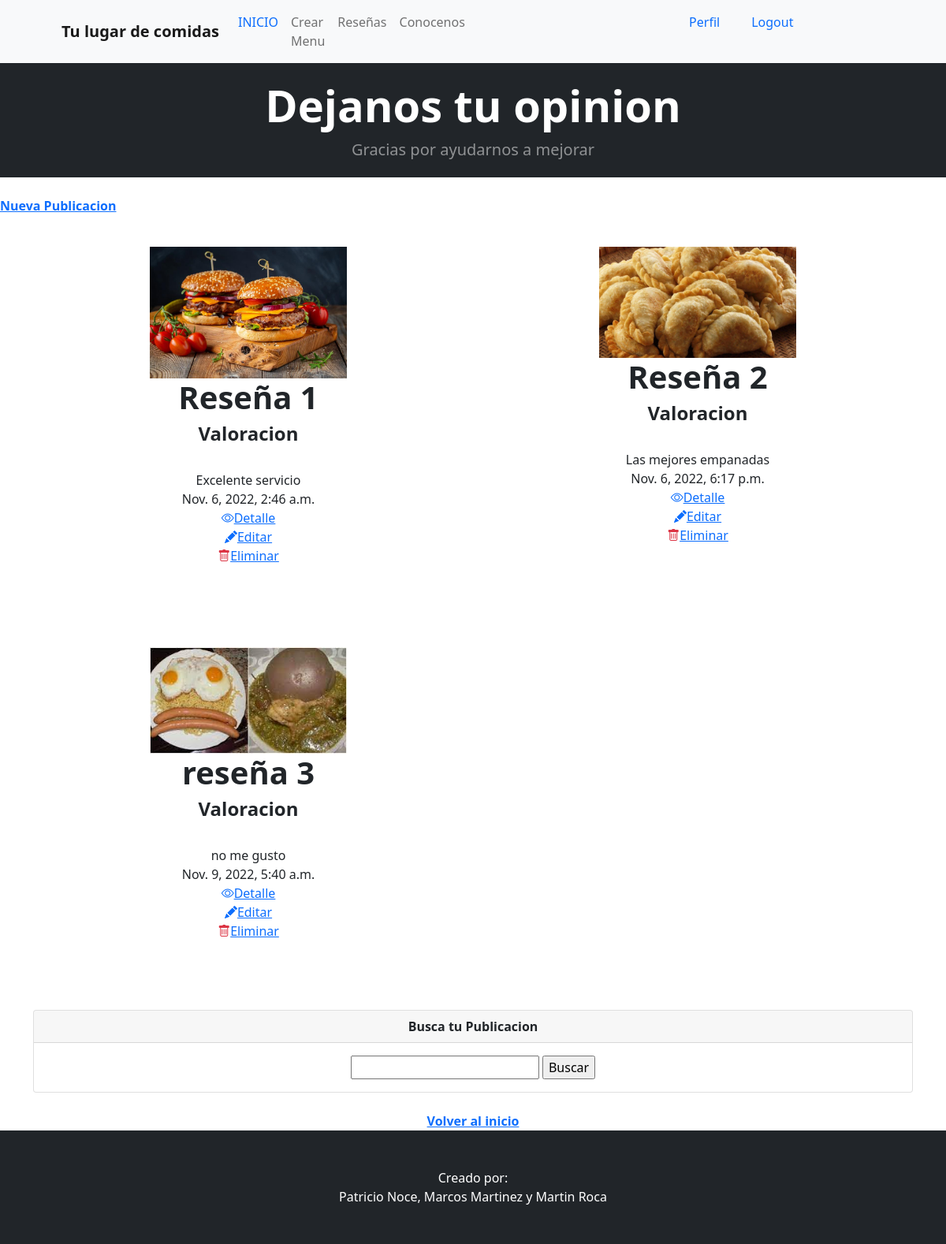
Page /list/ (signed in) on the earlier database version.
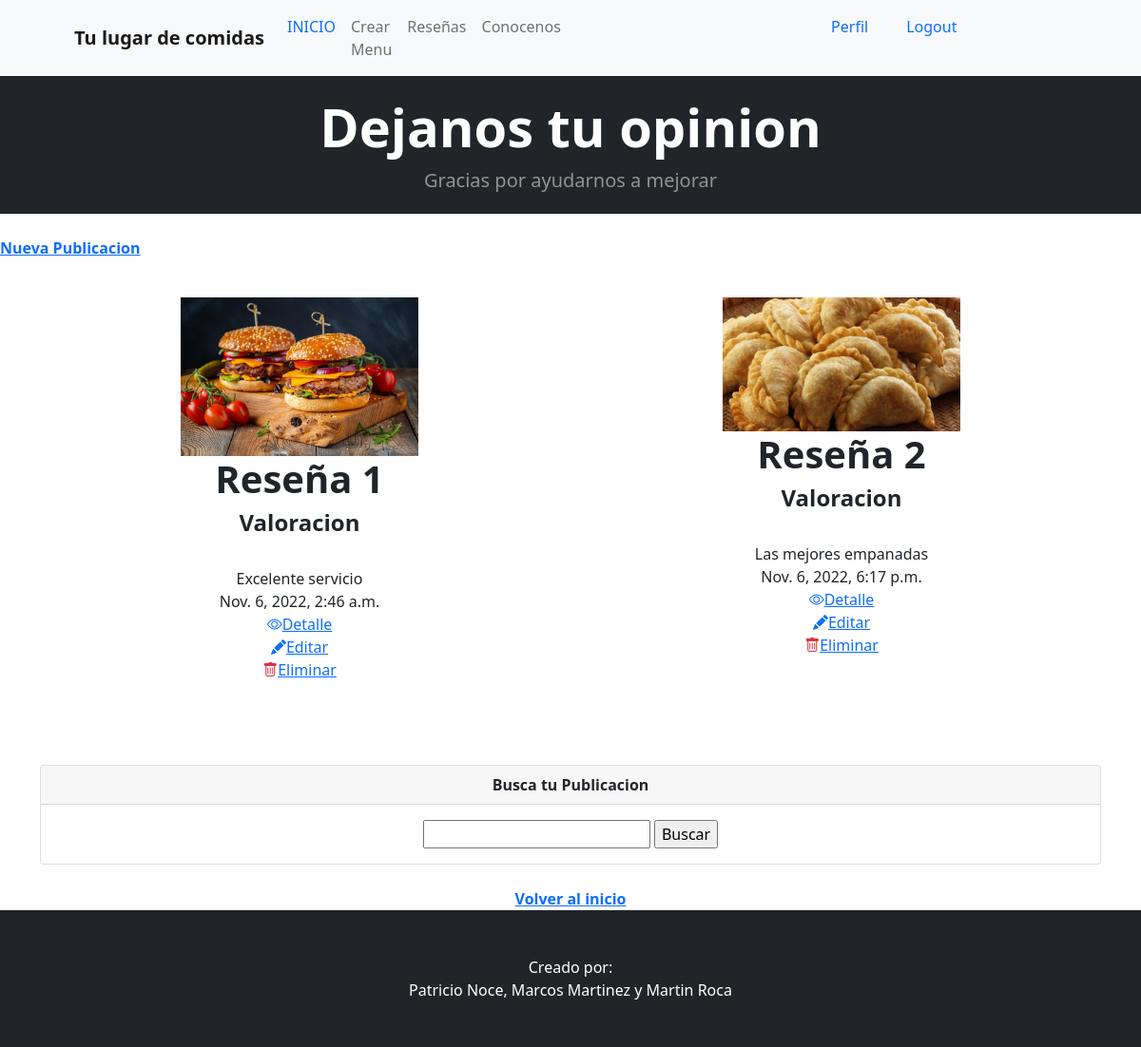
Same page on the later database version.
### nmr_food/models.py (models this page shows, shortened)
class Post(models.Model):
    title = models.CharField(max_length=100)
    short_content = models.CharField(max_length=255)
    content = models.TextField(max_length=3000)
    date_published = models.DateTimeField(auto_now_add=True)
    image = models.ImageField(upload_to="posts", null=True, blank=True)

### nmr_food/views.py (the view)
# urls.py: path('list/', ListPost.as_view(), name="list-post"),
class ListPost(LoginRequiredMixin, ListView):
    model=Post

### nmr_food/templates/nmr_food/post_list.html (shortened to what this page needs)
{% extends 'nmr_food/index.html' %}
{% block content %}
<header class="bg-dark py-3">
<div class="container px-2 px-lg-4 my-1">
    <div class="text-center text-white">
        <h1 class="display-4 fw-bolder">Dejanos tu opinion</h1>
        <p class="lead fw-normal text-white-50 mb-0">Gracias por ayudarnos a mejorar</p>
    </div>
</div>
</header>
<br>
<a href="{% url 'create-post' %}"><strong> Nueva Publicacion </strong></a>
<br>
<br>
<div class="container text-center">
    <div class="row">
            {% for post in object_list %}
            <div class="col-sm-6 align-items-center">
                <div class="card-body">
                <img src="{{ post.image.url }}" class= Menu width="250px">
                <br><h1><strong>{{post.title}}</strong></h1>
                <h4><strong>{{post.short_content}}</strong></h4>
                <br>{{post.content}}
                <br>{{post.date_published}}
                <br><a href="{% url 'detail-post' post.id  %}"><i class="bi bi-eye"></i>Detalle</a>
                <br><a href="{% url 'update-post' post.id  %}"><i class="bi bi-pencil-fill"></i>Editar</a>
                <br><a href="{% url 'delete-post' post.id  %}"><i class="bi bi-trash text-danger"></i>Eliminar</a>
                <br>
                <br>
                <br>
                <br>
                </div>
            </div>
            {% endfor %}
    </div>
        <div class="card mb-4">
        <div class="card-header"><strong>Busca tu Publicacion</strong></div>
            <div class="card-body">
                <form action="{% url 'search-by-name-post' %}" method="get">
                    <input type="search" name="post-title">
                    <input type="submit" value="Buscar">
                </form>
            </div>
        </div>
    <a href="{% url 'home' %}"><strong> Volver al inicio </strong></a>
</div>
{% endblock %}

Differences in the rows shown:
removed Post: image (picture), title "reseña 3", short_content "Valoracion", content "no me gusto", date_published "Nov. 9, 2022, 5:40 a.m."
